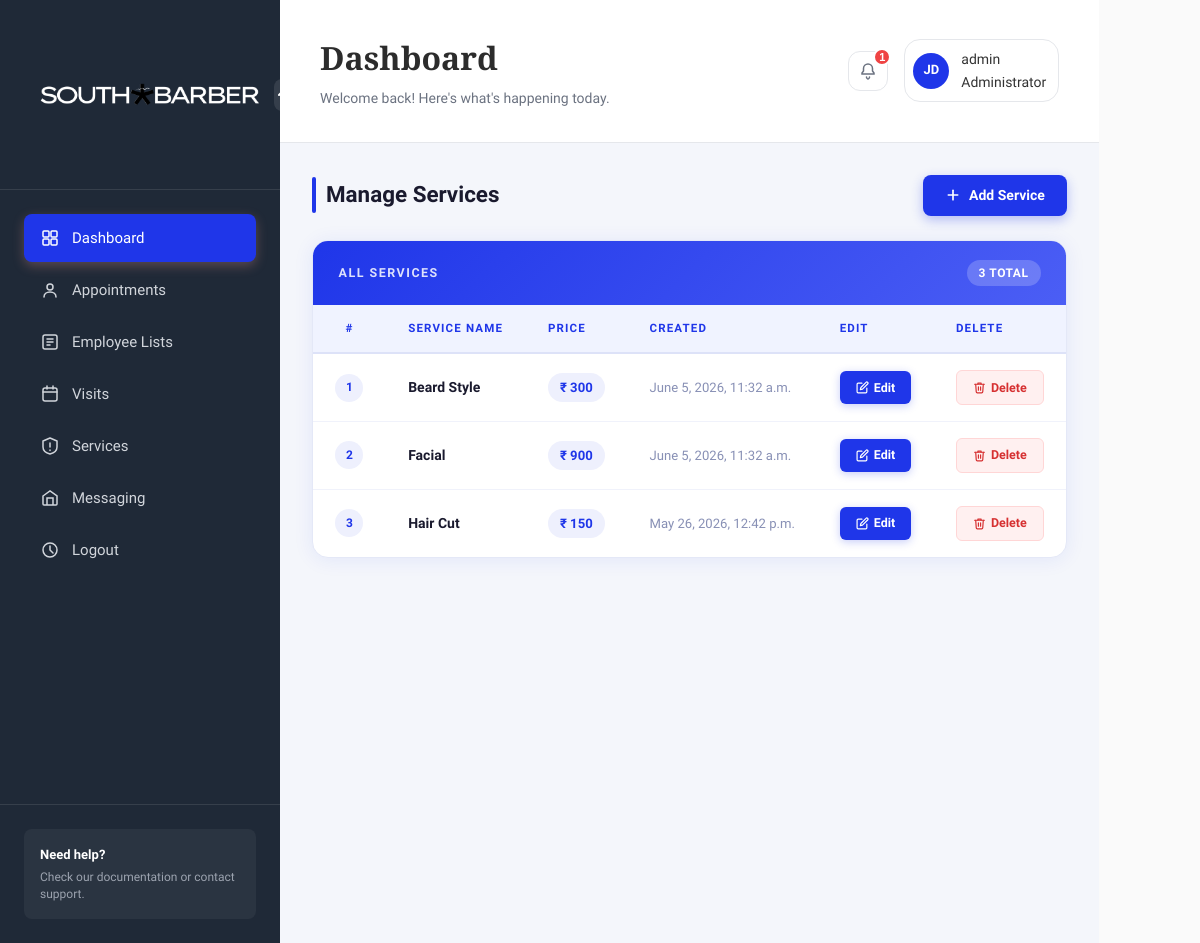
The app's page /adminsection/manageservices/ (signed in) with its own data.
### adminsection/models.py (models this page shows, shortened)
class User(AbstractUser):
    ROLE_CHOICES = (
        ('ADMIN', 'Admin'),
        ('MANAGER', 'Manager'),
        ('EMPLOYEE', 'Employee'),
        ('CUSTOMER', 'Customer'),
    )
    Role = models.CharField(max_length=20, choices=ROLE_CHOICES)
    Store = models.ForeignKey(Store, on_delete=models.SET_NULL, null=True, blank=True)

class Service(models.Model):
    ServiceName = models.CharField(max_length=25)
    Cost = models.PositiveIntegerField()
    TimeStamp = models.DateTimeField(auto_now_add=True)

### adminsection/views.py (the view)
# urls.py: path('manageservices/', views.manageservices, name='manageservices'),
@staff_member_required
def manageservices(request):
    Services = Service.objects.order_by('-TimeStamp')
    context = {
        'Services': Services
    }
    return render(request, 'adminsection/manage-services.html', context)

### templates/adminsection/manage-services.html (shortened to what this page needs)
{% extends 'adminsection/base.html' %}
{% load static %}
{% block content %}
<div class="services-wrapper">
  <div class="services-header">
    <h3>Manage Services</h3>
    <a href="{% url 'addservices' %}" class="btn-add-service">
      <svg viewBox="0 0 24 24"><line x1="12" y1="5" x2="12" y2="19"/><line x1="5" y1="12" x2="19" y2="12"/></svg>
      Add Service
    </a>
  </div>
  <div class="services-card">
    <div class="services-card-top">
      <span>All Services</span>
      <span class="count-badge">{{ Services|length }} total</span>
    </div>
    <table class="services-table">
      <thead>
        <tr>
          <th>#</th>
          <th>Service Name</th>
          <th>Price</th>
          <th>Created</th>
          <th>Edit</th>
          <th>Delete</th>
        </tr>
      </thead>
      <tbody>
        {% for service in Services %}
        <tr>
          <td><span class="row-num">{{ forloop.counter }}</span></td>
          <td><span class="service-name">{{ service.ServiceName }}</span></td>
          <td><span class="service-price">₹ {{ service.Cost }}</span></td>
          <td><span class="service-date">{{ service.TimeStamp }}</span></td>
          <td>
            <a href="{% url 'updateservice' service.id %}" class="btn-edit">
              <svg viewBox="0 0 24 24"><path d="M11 4H4a2 2 0 0 0-2 2v14a2 2 0 0 0 2 2h14a2 2 0 0 0 2-2v-7"/><path d="M18.5 2.5a2.121 2.121 0 0 1 3 3L12 15l-4 1 1-4 9.5-9.5z"/></svg>
              Edit
            </a>
          </td>
          <td>
            <a href="{% url 'delete_service' service.id %}" class="btn-delete"
               onclick="return confirm('Are you sure you want to delete this Service?');">
              <svg viewBox="0 0 24 24"><polyline points="3 6 5 6 21 6"/><path d="M19 6l-1 14a2 2 0 0 1-2 2H8a2 2 0 0 1-2-2L5 6"/><path d="M10 11v6"/><path d="M14 11v6"/><path d="M9 6V4h6v2"/></svg>
              Delete
            </a>
          </td>
        </tr>
        {% empty %}
        <tr>
          <td colspan="6" class="empty-state">No services found. Add your first service above.</td>
        </tr>
        {% endfor %}
      </tbody>
    </table>
  </div>
</div>
{% endblock %}

### templates/adminsection/base.html (shortened to what this page needs)
{% load static %}
<!DOCTYPE html>
<html lang="en">
<head>
    <link rel="stylesheet" href="{% static 'css/styles.css' %}">
    <link rel="stylesheet" href="https://cdnjs.cloudflare.com/ajax/libs/font-awesome/6.0.0/css/all.min.css">
</head>
<body>
    <html class="app-container">
        <aside class="sidebar">
            <div class="sidebar-header">
                <div class="logo">
                    <img src="{% static 'images/SOUTH BARBER LOGO.png' %}" alt="South Barber Logo" style="width:250px; height:125px;">
                </div>
                <button class="sidebar-toggle">
                    <svg width="20" height="20" viewBox="0 0 20 20" fill="none">
                        <path d="M15 10L10 5L5 10" stroke="currentColor" stroke-width="2" stroke-linecap="round"/>
                    </svg>
                </button>
            </div>
            <nav class="sidebar-nav">
                <a href="{% url 'dashboard' %}" class="nav-item active">
                    <span>Dashboard</span>
                </a>
                <a href="{% url 'allappointment' %}" class="nav-item">
                    <svg width="20" height="20" viewBox="0 0 20 20" fill="none">
                        <circle cx="10" cy="7" r="3" stroke="currentColor" stroke-width="1.5"/>
                        <path d="M4 17C4 14 6.5 12 10 12C13.5 12 16 14 16 17" stroke="currentColor" stroke-width="1.5" stroke-linecap="round"/>
                    </svg>
                    <span>Appointments</span>
                </a>
                <a href="{% url 'employeelist' %}" class="nav-item">
                    <svg width="20" height="20" viewBox="0 0 20 20" fill="none">
                        <rect x="3" y="3" width="14" height="14" rx="2" stroke="currentColor" stroke-width="1.5"/>
                        <path d="M7 7H13M7 10H13M7 13H10" stroke="currentColor" stroke-width="1.5" stroke-linecap="round"/>
                    </svg>
                    <span>Employee Lists</span>
                </a>
                <a href="{% url 'customerlist' %}" class="nav-item">
                    <svg width="20" height="20" viewBox="0 0 20 20" fill="none">
                        <rect x="3" y="4" width="14" height="13" rx="2" stroke="currentColor" stroke-width="1.5"/>
                        <path d="M7 2V5M13 2V5M3 8H17" stroke="currentColor" stroke-width="1.5" stroke-linecap="round"/>
                    </svg>
                    <span>Visits</span>
                </a>
                <a href="{% url 'manageservices' %}" class="nav-item">
                    <svg width="20" height="20" viewBox="0 0 20 20" fill="none">
                        <path d="M3 5L10 2L17 5V11C17 14.5 14 17 10 18C6 17 3 14.5 3 11V5Z" stroke="currentColor" stroke-width="1.5" stroke-linejoin="round"/>
                        <path d="M10 7V11M10 14V14.5" stroke="currentColor" stroke-width="1.5" stroke-linecap="round"/>
                    </svg>
                    <span>Services</span>
                </a>
                <a href="#" class="nav-item">
                    <svg width="20" height="20" viewBox="0 0 20 20" fill="none">
                        <path d="M3 8L10 3L17 8V16C17 16.5 16.5 17 16 17H4C3.5 17 3 16.5 3 16V8Z" stroke="currentColor" stroke-width="1.5"/>
                        <path d="M13 17V10H7V17" stroke="currentColor" stroke-width="1.5"/>
                    </svg>
                    <span>Messaging</span>
                </a>
                <a href="{% url 'logout' %}" class="nav-item">
                    <svg width="20" height="20" viewBox="0 0 20 20" fill="none">
                        <circle cx="10" cy="10" r="7" stroke="currentColor" stroke-width="1.5"/>
                        <path d="M10 6V10L13 13" stroke="currentColor" stroke-width="1.5" stroke-linecap="round"/>
                    </svg>
                    <span>Logout</span>
                </a>
            </nav>
            <div class="sidebar-footer">
                <div class="help-section">
                    <p class="help-title">Need help?</p>
                    <p class="help-text">Check our documentation or contact support.</p>
                </div>
            </div>
        </aside>
        <main class="main-content">
            <header class="header">
                <div class="header-left">
                    <h1 class="page-title">Dashboard</h1>
                    <p class="page-subtitle">Welcome back! Here's what's happening today.</p>
                </div>
                <div class="header-right">
                    <button class="notification-btn">
                        <svg width="20" height="20" viewBox="0 0 20 20" fill="none">
                            <path d="M10 3C7.5 3 5.5 5 5.5 7.5V10L4 12V13H16V12L14.5 10V7.5C14.5 5 12.5 3 10 3Z" stroke="currentColor" stroke-width="1.5"/>
                            <path d="M8.5 16C8.5 17 9.5 18 10 18C10.5 18 11.5 17 11.5 16" stroke="currentColor" stroke-width="1.5" stroke-linecap="round"/>
                        </svg>
                        <span class="notification-badge">1</span>
                    </button>
                    <div class="user-menu">
                        {% if request.user.is_authenticated %}
                        <div class="user-avatar">JD</div>
                        <span class="user-name">
                            <p>{{ user.username }}</p>
                            {% if request.user.is_superuser %}
                            <span>Administrator </span>
                            {% else %}
                            <span>Staff</span>
                            {% endif %}
                                </span>
                        </div>
                        {% endif %}
                </div>
            </header>
            {% block content %}
            {% endblock %}
    </main>
</html>

### templates/adminsection/manage-services.html (style rules this page uses)
.services-wrapper { padding: 2rem; background: #f4f6fb; min-height: 100vh; }
.services-header { display: flex; align-items: center; justify-content: space-between; margin-bottom: 1.5rem; }
.services-header h3 { font-size: 1.4rem; font-weight: 700; color: #1a1a2e; margin: 0; position: relative; padding-left: 14px; }
.services-header h3::before { content: ''; position: absolute; left: 0; top: 50%; transform: translateY(-50%); width: 4px; height: 100%; background: #1f36e9; border-radius: 4px; }
.btn-add-service { display: inline-flex; align-items: center; gap: 8px; background: #1f36e9; color: #fff; font-size: 0.875rem; font-weight: 600; padding: 0.6rem 1.4rem; border-radius: 8px; text-decoration: none; border: none; transition: background 0.2s, transform 0.15s, box-shadow 0.2s; box-shadow: 0 4px 12px rgba(31, 54, 233, 0.3); }
.btn-add-service svg { width: 16px; height: 16px; stroke: #fff; fill: none; stroke-width: 2.5; stroke-linecap: round; }
.services-card { background: #ffffff; border-radius: 16px; overflow: hidden; box-shadow: 0 2px 20px rgba(31, 54, 233, 0.08); border: 1px solid #e4e8f7; }
.services-card-top { background: linear-gradient(135deg, #1f36e9 0%, #4b5ef5 100%); padding: 1.2rem 1.6rem; display: flex; align-items: center; justify-content: space-between; }
.services-card-top span { color: rgba(255,255,255,0.85); font-size: 0.78rem; letter-spacing: 0.12em; text-transform: uppercase; font-weight: 600; }
.services-card-top .count-badge { background: rgba(255,255,255,0.2); color: #fff; font-size: 0.75rem; font-weight: 700; padding: 0.2rem 0.75rem; border-radius: 20px; letter-spacing: 0.05em; }
.services-table { width: 100%; border-collapse: collapse; font-size: 0.875rem; }
.services-table thead tr { background: #f0f3ff; border-bottom: 2px solid #dde2f8; }
.services-table thead th { padding: 0.9rem 1.4rem; font-size: 0.72rem; font-weight: 700; letter-spacing: 0.1em; text-transform: uppercase; color: #1f36e9; text-align: left; white-space: nowrap; }
.services-table thead th:first-child { width: 52px; text-align: center; }
.services-table tbody tr { border-bottom: 1px solid #f0f2fb; transition: background 0.15s; }
.services-table tbody tr:last-child { border-bottom: none; }
.services-table td { padding: 1rem 1.4rem; color: #3a3a5c; vertical-align: middle; }
.services-table td:first-child { text-align: center; }
.row-num { display: inline-flex; align-items: center; justify-content: center; width: 28px; height: 28px; background: #eef0fd; border-radius: 50%; font-size: 0.75rem; font-weight: 700; color: #1f36e9; }
.service-name { font-weight: 600; color: #1a1a2e; }
.service-price { display: inline-flex; align-items: center; gap: 4px; background: #eef0fd; color: #1f36e9; font-weight: 700; font-size: 0.82rem; padding: 0.25rem 0.75rem; border-radius: 20px; }
.service-date { color: #8890b5; font-size: 0.82rem; }
.btn-edit { display: inline-flex; align-items: center; gap: 5px; background: #1f36e9; color: #fff; font-size: 0.78rem; font-weight: 600; padding: 0.4rem 1rem; border-radius: 6px; text-decoration: none; border: none; transition: background 0.18s, transform 0.12s; box-shadow: 0 2px 8px rgba(31, 54, 233, 0.25); }
.btn-edit svg { width: 13px; height: 13px; stroke: #fff; fill: none; stroke-width: 2.2; stroke-linecap: round; stroke-linejoin: round; }
.btn-delete { display: inline-flex; align-items: center; gap: 5px; background: #fff0f0; color: #d63031; font-size: 0.78rem; font-weight: 600; padding: 0.4rem 1rem; border-radius: 6px; text-decoration: none; border: 1px solid #ffd6d6; transition: background 0.18s, transform 0.12s; }
.btn-delete svg { width: 13px; height: 13px; stroke: currentColor; fill: none; stroke-width: 2.2; stroke-linecap: round; stroke-linejoin: round; }

### records on screen
User: username "admin"
Service: ServiceName "Beard Style", Cost "300", TimeStamp "June 5, 2026, 11:32 a.m."
Service: ServiceName "Facial", Cost "900", TimeStamp "June 5, 2026, 11:32 a.m."
Service: ServiceName "Hair Cut", Cost "150", TimeStamp "May 26, 2026, 12:42 p.m."

### other values on screen
{{ Services|length }} "3"
